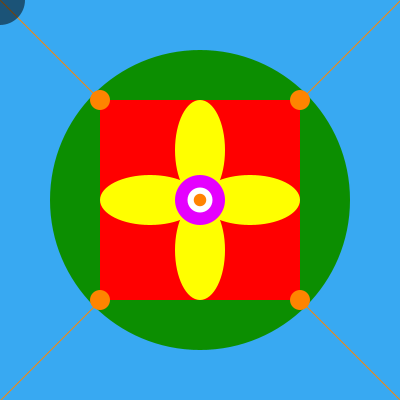
Frame 1 (no input)
Frame 60 (the mouse pressed at the canvas centre just before this capture): identical to frame 1, image omitted
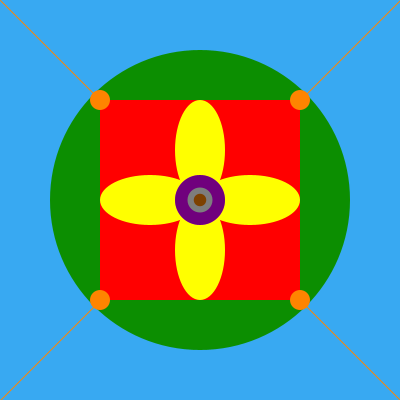
Frame 120 (the mouse held since frame 60 and released just before this capture)

The Processing sketch that drew these frames (run headless with seeded random() and noise(); from frame 60 on, the mouse is pressed at the canvas centre):

// Processing sketch: processing_88260
// ── processing_88260.pde

void setup() {
  size(400, 400);
} 

void draw() {
  background(56, 169, 242);
  ellipseMode(CENTER);//use center mode for all ellipses
  rectMode(CENTER);//use center mode for all rects

  stroke(255, 132, 0);
  line(0, 0, 400, 400);
  line(0, 400, 400, 0);

  noStroke();//no outline

    fill(12, 142, 1);//green fill
  ellipse(200, 200, 300, 300);//outer circle

  fill(255, 0, 0);//red fill
  rect(200, 200, 200, 200);//red square


  fill(255, 255, 0);//yellow fill
  ellipse(150, 200, 100, 50);//left
  ellipse(250, 200, 100, 50);//right
  ellipse(200, 150, 50, 100);//top
  ellipse(200, 250, 50, 100);//bottom

  fill(229, 0, 255);//purple fill
  ellipse(200, 200, 50, 50);//outer ellipse
  fill(255);//white fill
  ellipse(200, 200, 25, 25);//inner ellipse
  fill(255, 132, 0);//orange fill
  ellipse(200, 200, 12.5, 12.5);//innermost ellipse

  ellipse(100, 100, 20, 20);//top left ellipse
  ellipse(300, 100, 20, 20);//Top right ellipse
  ellipse(100, 300, 20, 20);//Bottom left ellipse
  ellipse(300, 300, 20, 20);//Bottom right ellipse
  
  fill(0,0,0,130);
  ellipse(mouseX, mouseY, 50, 50);
}
